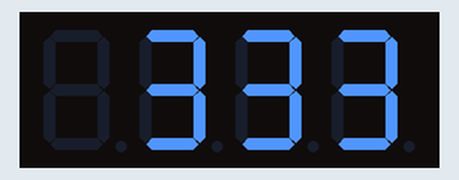
Bench run of a sketch on a simulated Arduino Uno, built with avr-gcc and run on an emulated ATmega328P. Parts: 4-digit seven-segment display.

Above: at 0.1 s.

The sketch:

display_timer.ino
```cpp
 /*
 * This is the Arduino code for TM1637 4 digits display.
 *  *
 * Written by Ahmad S. for Robojax Video
 * Date: Dec 06, 2017, in Ajax, Ontario, Canada
 * Permission granted to share this code given that this
 * note is kept with the code.
 * Disclaimer: this code is "AS IS" and for educational purpose only.
 *
 */

/*
 * Original code from https://github.com/avishorp/TM1637
 * Modified for Robojax video on Dec 06, 2017

 */
#include <Arduino.h>
#include <TM1637Display.h>

// Module connection pins (Digital Pins)
#define CLK 2
#define DIO 3

// The amount of time (in milliseconds) between tests
#define TEST_DELAY   2000


TM1637Display display(CLK, DIO);

void setup()
{
}

void loop()
{


  display.setBrightness(0x0f);

  uint8_t data[] = { 0x0, 0x0, 0x0, 0x0 };
  display.setSegments(data);
  display.showNumberDec(333, false, 3,1);
  delay(TEST_DELAY);

  display.setSegments(data);
  display.showNumberDec(333, false, 3, 1);
  delay(TEST_DELAY);

  display.setSegments(data);
  for(int i=0; i<=500; i++)
  {
    display.showNumberDec(i);
  }

}
```
